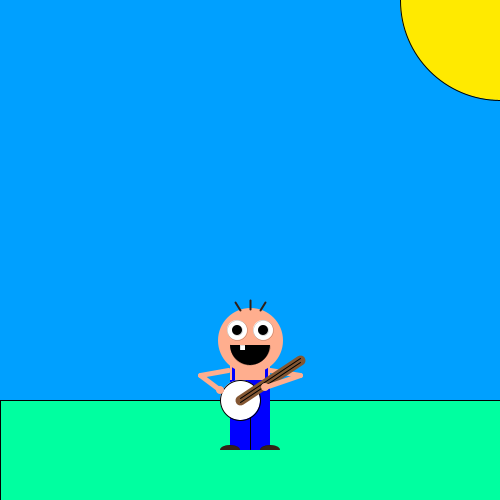
Frame 1 (no input)
Frame 60 (the mouse pressed at the canvas centre just before this capture): identical to frame 1, image omitted
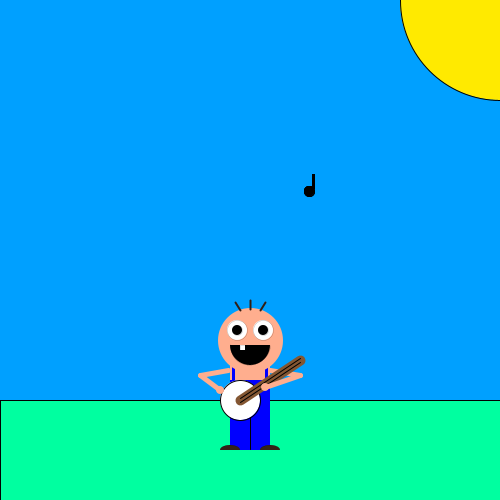
Frame 120 (the mouse held since frame 60 and released just before this capture)

The Processing sketch that drew these frames (run headless with seeded random() and noise(); from frame 60 on, the mouse is pressed at the canvas centre):

// Processing sketch: processing_76691
// ── processing_76691.pde

/**
Assignment 4
Susan Anderson
swanderson@brynmawr.edu
CS 110 - 001
10/24/12

In this program a hillbilly plays a banjo.  The hillbilly and the background
(grass, sky, and sun) are static.  When the user presses the mouse, a musical 
note appears and floats off into the distance.
**/

int maxObjects = 3;
int indexNotes = 0;

Note [] myNote = new Note[maxObjects];

int [] xpos = new int [maxObjects];
int [] ypos = new int [maxObjects];

void setup() {
  size(500, 500);
  smooth();
}

void draw () {
  background(0, 160, 255);
  fill(0, 255, 160);
  rect(0, 400, width, 200);
  fill(255, 234, 0);
  ellipse(width, 0, 200, 200);
  
  for (int i = 0; i < myNote.length; i++) {
    if (myNote[i] != null) {

      myNote[i].display(); 
      myNote[i].move();
    }
    else {
    }
  }
  //drawing of hillbilly
  noStroke();
  fill(0, 0, 255);
  //overalls, body, right upper arm
  rect(230, 350, 40, 100);
  fill(255, 174, 142);
  rect(235, 350, 30, 30);
  rect(230, 350, 2, 30);
  rect(268, 350, 2, 30);
  stroke(255, 174, 142);
  strokeWeight(5);
  line(270, 370, 300, 375);
  //head
  ellipse(250, 340, 60, 60);
  //eyes
  strokeWeight(0);
  stroke(0);
  fill(255);
  ellipse(237, 330, 20, 20);
  ellipse(263, 330, 20, 20);
  fill(0);
  ellipse(237, 330, 10, 10);
  ellipse(263, 330, 10, 10);
  //mouth
  arc(250, 345, 40, 40, 0, 3.142);
  fill(255);
  rect(240, 345, 5, 5);
  //shoes
  fill(52, 34, 23);
  arc(230, 450, 20, 10, 3.142, 6.283);
  arc(270, 450, 20, 10, 3.142, 6.283);
  //hair
  stroke(50, 30, 20);
  strokeWeight(2);
  line(250, 309, 250, 300);
  line(260, 310, 265, 302);
  line(240, 310, 235, 302);
  //pants line
  strokeWeight(1);
  stroke(0);
  line(250, 400, 250, 449);
  //banjo
  fill(255);
  ellipse(240, 400, 40, 40);
  strokeWeight(10);
  stroke(131, 86, 50);
  line(240, 400, 300, 360);
  strokeWeight(1);
  stroke(0);
  line(240, 398, 300, 358);
  line(240, 402, 300, 362);
  //lower right arm part, left arm, hands
  stroke(255, 174, 142);
  strokeWeight(5);
  line(300, 375, 265, 387);
  noStroke();
  fill(255, 174, 142);
  ellipse(265, 387, 8, 8);
  ellipse(220, 390, 8, 8);
  stroke(255, 174, 142);
  line(228, 370, 200, 375);
  line(200, 375, 220, 390);

  strokeWeight(1);
  stroke(0);
  fill(255);
}

/**
Displays a musical note that moves up and to the right
**/
class Note {
  int x;
  int y;

  Note(int tempX, int tempY) {
    x = tempX;
    y = tempY;
  }
/** 
Displays the circle and rectangle that make up the musical note.
**/
  void display() {
    fill(0);
    ellipse(x, y, 10, 10);
    rect(x+3, y-17, 2, 14);
  }
/** 
Updates the values of x and y so the note moves up and to the right
**/
  void move() {
    x = x+1;
    y = y-1;
  }
}

void mousePressed() {
  /**
  Stores the coordinates of the mouse in arrays and uses those arrays
  to signify the x and y positions of the musical notes.
  **/
  for (int i=0; i < 3; i++) {
    xpos[i] = mouseX;
    ypos[i] = mouseY;
    myNote[i] = new Note(xpos[i], ypos[i]);
    indexNotes = (indexNotes+1) % maxObjects;
  }
}
